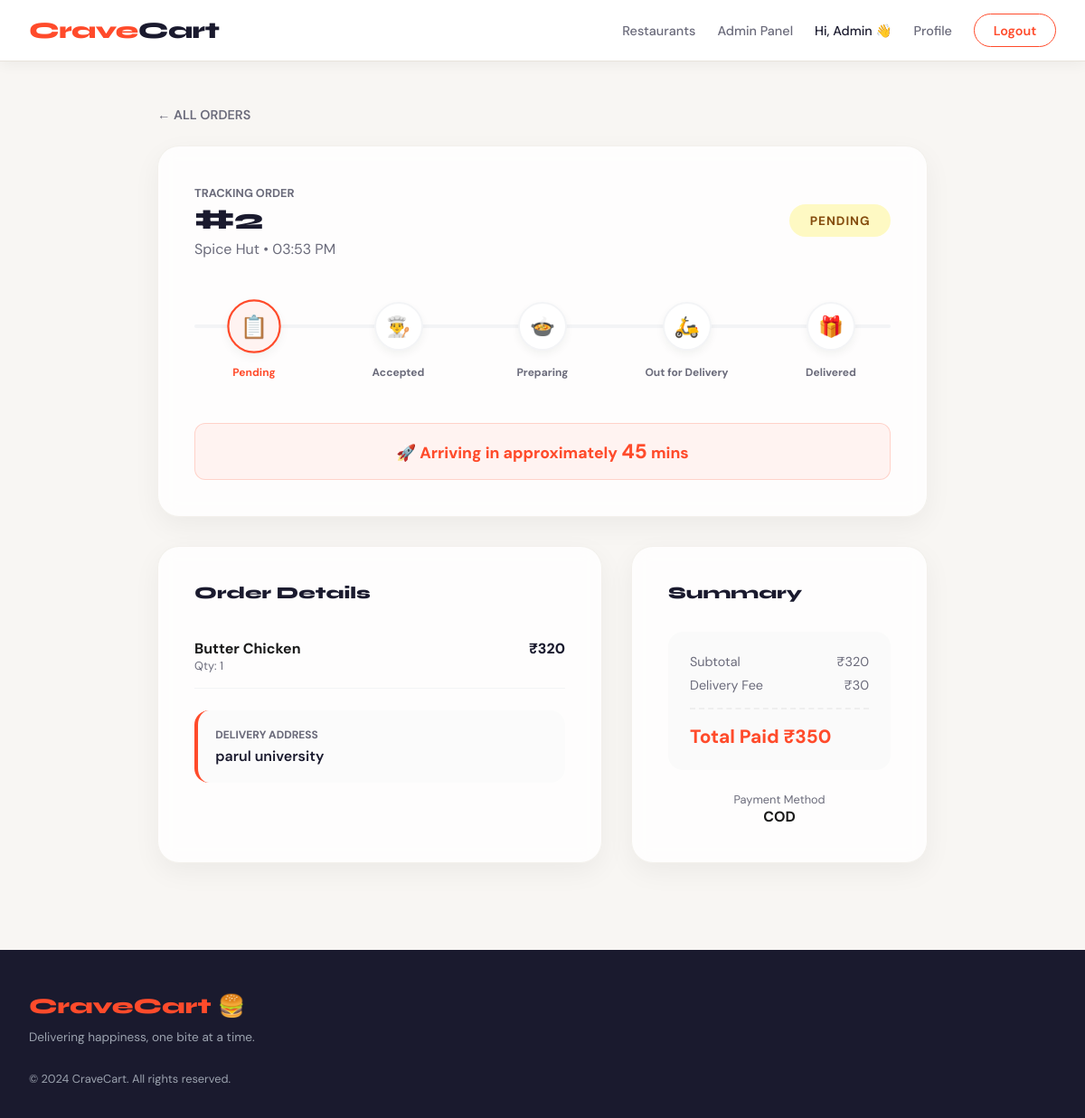
Screenshot of /order/2 (signed in) with the database file from the repository.
### models/user.py (models this page shows, shortened)
class User(db.Model, UserMixin):
    __tablename__ = 'users'
    id = db.Column(db.Integer, primary_key=True)
    name = db.Column(db.String(100), nullable=False)
    email = db.Column(db.String(150), unique=True, nullable=False)
    phone = db.Column(db.String(15), nullable=True)
    password = db.Column(db.String(200), nullable=False)
    role = db.Column(db.String(20), default='customer')  # customer, restaurant_owner, admin
    address = db.Column(db.Text, nullable=True)
    city = db.Column(db.String(100), nullable=True)
    profile_image = db.Column(db.String(300), nullable=True)
    is_active = db.Column(db.Boolean, default=True)
    created_at = db.Column(db.DateTime, default=datetime.utcnow)
    orders = db.relationship('Order', backref='customer', lazy=True, foreign_keys='Order.customer_id')
    restaurant = db.relationship('Restaurant', backref='owner', uselist=False, foreign_keys='Restaurant.owner_id')
    reviews = db.relationship('Review', backref='reviewer', lazy=True)

### models/order.py (models this page shows, shortened)
class Order(db.Model):
    __tablename__ = 'orders'
    id = db.Column(db.Integer, primary_key=True)
    customer_id = db.Column(db.Integer, db.ForeignKey('users.id'), nullable=False)
    restaurant_id = db.Column(db.Integer, db.ForeignKey('restaurants.id'), nullable=False)
    status = db.Column(db.String(30), default='Pending')
    total_amount = db.Column(db.Float, nullable=False)
    delivery_fee = db.Column(db.Float, default=30)
    delivery_address = db.Column(db.Text, nullable=False)
    payment_method = db.Column(db.String(50), default='COD')
    payment_status = db.Column(db.String(20), default='Pending')
    special_instructions = db.Column(db.Text, nullable=True)
    estimated_delivery = db.Column(db.Integer, default=45)  # minutes
    created_at = db.Column(db.DateTime, default=datetime.utcnow)
    updated_at = db.Column(db.DateTime, default=datetime.utcnow, onupdate=datetime.utcnow)
    items = db.relationship('OrderItem', backref='order', lazy=True, cascade='all, delete-orphan')
    STATUS_FLOW = ['Pending', 'Accepted', 'Preparing', 'Out for Delivery', 'Delivered']
    STATUS_COLORS = {
        'Pending': 'warning',
        'Accepted': 'info',
        'Preparing': 'primary',
        'Out for Delivery': 'secondary',
        'Delivered': 'success',
        'Cancelled': 'danger',
        'Rejected': 'danger',
    }

class OrderItem(db.Model):
    __tablename__ = 'order_items'
    id = db.Column(db.Integer, primary_key=True)
    order_id = db.Column(db.Integer, db.ForeignKey('orders.id'), nullable=False)
    food_item_id = db.Column(db.Integer, db.ForeignKey('food_items.id'), nullable=False)
    quantity = db.Column(db.Integer, nullable=False, default=1)
    unit_price = db.Column(db.Float, nullable=False)
    subtotal = db.Column(db.Float, nullable=False)

### models/restaurant.py (models this page shows, shortened)
class Restaurant(db.Model):
    __tablename__ = 'restaurants'
    id = db.Column(db.Integer, primary_key=True)
    name = db.Column(db.String(150), nullable=False)
    owner_id = db.Column(db.Integer, db.ForeignKey('users.id'), nullable=False)
    description = db.Column(db.Text, nullable=True)
    address = db.Column(db.Text, nullable=False)
    city = db.Column(db.String(100), nullable=False)
    cuisine_type = db.Column(db.String(100), nullable=True)
    phone = db.Column(db.String(15), nullable=True)
    email = db.Column(db.String(150), nullable=True)
    image_url = db.Column(db.String(300), nullable=True)
    rating = db.Column(db.Float, default=0.0)
    total_ratings = db.Column(db.Integer, default=0)
    delivery_time = db.Column(db.Integer, default=30)  # minutes
    min_order = db.Column(db.Float, default=0)
    delivery_fee = db.Column(db.Float, default=30)
    is_approved = db.Column(db.Boolean, default=False)
    is_active = db.Column(db.Boolean, default=True)
    opening_time = db.Column(db.String(10), default='09:00')
    closing_time = db.Column(db.String(10), default='22:00')
    created_at = db.Column(db.DateTime, default=datetime.utcnow)
    food_items = db.relationship('FoodItem', backref='restaurant', lazy=True, cascade='all, delete-orphan')
    orders = db.relationship('Order', backref='restaurant', lazy=True)
    reviews = db.relationship('Review', backref='restaurant', lazy=True)

### models/food_item.py (models this page shows, shortened)
class FoodItem(db.Model):
    __tablename__ = 'food_items'
    id = db.Column(db.Integer, primary_key=True)
    name = db.Column(db.String(150), nullable=False)
    restaurant_id = db.Column(db.Integer, db.ForeignKey('restaurants.id'), nullable=False)
    description = db.Column(db.Text, nullable=True)
    price = db.Column(db.Float, nullable=False)
    category = db.Column(db.String(100), nullable=True)  # Veg, Non-Veg, Fast Food, Desserts
    image_url = db.Column(db.String(300), nullable=True)
    is_veg = db.Column(db.Boolean, default=True)
    is_available = db.Column(db.Boolean, default=True)
    rating = db.Column(db.Float, default=0.0)
    is_featured = db.Column(db.Boolean, default=False)
    preparation_time = db.Column(db.Integer, default=15)  # minutes
    created_at = db.Column(db.DateTime, default=datetime.utcnow)
    order_items = db.relationship('OrderItem', backref='food_item', lazy=True)

### routes/customer.py (the view)
@customer.route('/order/<int:order_id>')
@login_required
def order_tracking(order_id):
    order = Order.query.get_or_404(order_id)
    if order.customer_id != current_user.id and current_user.role not in ['admin']:
        flash('Access denied.', 'danger')
        return redirect(url_for('customer.orders'))
    return render_template('customer/order_tracking.html', order=order)

### models/user.py (called while the page is built)
@login_manager.user_loader
def load_user(user_id):
    return User.query.get(int(user_id))

### templates/customer/order_tracking.html (shortened to what this page needs)
{% extends "base.html" %}
{% block content %}
<div class="page-wrap">
    <div style="margin-bottom: 1.5rem;">
        <a href="{{ url_for('customer.orders') }}" style="color: var(--text-muted); text-decoration: none; font-weight: 600; font-size: 0.9rem;">← ALL ORDERS</a>
    </div>
    <div class="glass-card">
        <div class="order-header">
            <div>
                <span style="color: var(--text-muted); font-size: 0.8rem; font-weight: 700; text-transform: uppercase;">Tracking Order</span>
                <div class="order-id">#{{ order.id }}</div>
                <div style="color: var(--text-muted); font-size: 1rem; margin-top: 0.2rem;">{{ order.restaurant.name }} • {{ order.created_at.strftime('%I:%M %p') }}</div>
            </div>
            <span class="status-badge status-{{ order.status.split()[0] }}">{{ order.status }}</span>
        </div>
        {% set steps = ['Pending', 'Accepted', 'Preparing', 'Out for Delivery', 'Delivered'] %}
        {% set icons = ['📋', '👨‍🍳', '🍲', '🛵', '🎁'] %}
        {% set cur_idx = steps.index(order.status) if order.status in steps else 0 %}
        {% set progress_pct = (cur_idx / (steps|length - 1)) * 100 %}
        <div class="tracker-container">
            <div class="tracker-steps">
                {% for step in steps %}
                    {% set i = loop.index0 %}
                    <div class="step {{ 'completed' if i < cur_idx else 'active' if i == cur_idx else '' }}">
                        <div class="step-circle">{{ icons[i] }}</div>
                        <div class="step-label">{{ step }}</div>
                    </div>
                {% endfor %}
            </div>
        </div>
        {% if order.status not in ['Delivered', 'Cancelled', 'Rejected'] %}
        <div style="text-align: center; background: var(--primary-soft); padding: 1rem; border-radius: 12px; border: 1px solid rgba(255, 75, 43, 0.2);">
            <p style="color: var(--primary); font-weight: 800; font-size: 1.1rem; margin: 0;">
                🚀 Arriving in approximately <span style="font-size: 1.4rem;">{{ order.estimated_delivery }}</span> mins
            </p>
        </div>
        {% endif %}
    </div>
    <div class="summary-grid">
        <div class="glass-card">
            <h3 style="font-family: 'Syne', sans-serif; font-weight: 800; margin-bottom: 1.5rem;">Order Details</h3>
            <div class="items-list">
                {% for oi in order.items %}
                <div class="item-row">
                    <div>
                        <span style="font-weight: 700; color: var(--text-main);">{{ oi.food_item.name }}</span>
                        <div style="font-size: 0.8rem; color: var(--text-muted);">Qty: {{ oi.quantity }}</div>
                    </div>
                    <span style="font-weight: 800;">₹{{ oi.subtotal|int }}</span>
                </div>
                {% endfor %}
            </div>
            <div class="delivery-info">
                <div style="font-size: 0.75rem; font-weight: 800; color: var(--text-muted); text-transform: uppercase;">Delivery Address</div>
                <div style="font-weight: 600; margin-top: 0.3rem;">{{ order.delivery_address }}</div>
            </div>
        </div>
        <div class="glass-card">
            <h3 style="font-family: 'Syne', sans-serif; font-weight: 800; margin-bottom: 1.5rem;">Summary</h3>
            <div class="total-section">
                <div class="total-row"><span>Subtotal</span><span>₹{{ order.total_amount|int }}</span></div>
                <div class="total-row"><span>Delivery Fee</span><span>₹{{ order.delivery_fee|int }}</span></div>
                <div class="grand-total">
                    <span>Total Paid</span>
                    <span>₹{{ (order.total_amount + order.delivery_fee)|int }}</span>
                </div>
            </div>
            <div style="margin-top: 1.5rem; text-align: center;">
                <div style="font-size: 0.8rem; color: var(--text-muted);">Payment Method</div>
                <div style="font-weight: 700; color: var(--text-main);">{{ order.payment_method }}</div>
            </div>
        </div>
    </div>
</div>
{% endblock %}

### templates/base.html (shortened to what this page needs)
<!DOCTYPE html>
<html lang="en">
<head>
  <link rel="stylesheet" href="https://cdn.jsdelivr.net/npm/bootstrap-icons@1.11.3/font/bootstrap-icons.min.css">
</head>
<body>
<nav class="navbar">
  <a href="{{ url_for('customer.home') }}" class="nav-brand">Crave<span>Cart</span></a>
  <div class="nav-links">
    <a href="{{ url_for('customer.restaurants') }}" class="nav-link">Restaurants</a>
    {% if current_user.is_authenticated %}
      {% if current_user.role == 'customer' %}
        <a href="{{ url_for('customer.orders') }}" class="nav-link">My Orders</a>
        <a href="{{ url_for('customer.cart') }}" class="nav-cart">
          <i class="bi bi-bag2"></i> Cart
          <span class="cart-badge" id="cart-count">0</span>
        </a>
      {% elif current_user.role == 'restaurant_owner' %}
        <a href="{{ url_for('restaurant.dashboard') }}" class="nav-link">Dashboard</a>
        <a href="{{ url_for('restaurant.orders') }}" class="nav-link">Orders</a>
      {% elif current_user.role == 'admin' %}
        <a href="{{ url_for('admin.dashboard') }}" class="nav-link">Admin Panel</a>
      {% endif %}
      <span class="nav-link" style="color: var(--text);">Hi, {{ current_user.name.split()[0] }} 👋</span>
      <a href="{{ url_for('customer.profile') }}" class="nav-link">Profile</a>
      <a href="{{ url_for('auth.logout') }}" class="btn-outline">Logout</a>
    {% else %}
      <a href="{{ url_for('auth.login') }}" class="nav-link">Login</a>
      <a href="{{ url_for('auth.register') }}" class="btn-primary">Sign Up</a>
    {% endif %}
  </div>
</nav>
{% block content %}{% endblock %}
<footer>
  <div class="footer-brand">CraveCart 🍔</div>
  <p style="margin-top: 0.5rem;">Delivering happiness, one bite at a time.</p>
  <p style="margin-top: 1.5rem; font-size: 0.8rem;">© 2024 CraveCart. All rights reserved.</p>
</footer>
</body>
</html>

### templates/base.html (style rules this page uses)
:root { --brand: #FF4B2B; --brand-dark: #cc3820; --brand-light: #fff3f1; --accent: #FF9900; --dark: #1a1a2e; --surface: #ffffff; --surface-alt: #f8f6f3; --border: #e8e3dc; --text: #1a1a2e; --muted: #6b6b7b; --success: #16a34a; --radius: 16px; --shadow: 0 4px 24px rgba(0,0,0,0.08); }
* { box-sizing: border-box; margin: 0; padding: 0; }
body { font-family: 'DM Sans', sans-serif; background: var(--surface-alt); color: var(--text); min-height: 100vh; }
h1,h2,h3,h4 { font-family: 'Syne', sans-serif; }
.navbar { background: white; border-bottom: 1px solid var(--border); padding: 0 2rem; height: 68px; display: flex; align-items: center; justify-content: space-between; position: sticky; top: 0; z-index: 1000; box-shadow: 0 2px 16px rgba(0,0,0,0.06); }
.nav-brand { font-family: 'Syne', sans-serif; font-size: 1.6rem; font-weight: 800; color: var(--brand); text-decoration: none; letter-spacing: -0.5px; }
.nav-brand span { color: var(--dark); }
.nav-links { display: flex; align-items: center; gap: 1.5rem; }
.nav-link { text-decoration: none; color: var(--muted); font-weight: 500; font-size: 0.9rem; transition: color 0.2s; }
.btn-outline { background: transparent; color: var(--brand); border: 1.5px solid var(--brand); padding: 0.55rem 1.3rem; border-radius: 50px; font-weight: 600; cursor: pointer; text-decoration: none; display: inline-flex; align-items: center; gap: 6px; font-size: 0.9rem; transition: all 0.2s; }
footer { background: var(--dark); color: #9ca3af; padding: 3rem 2rem 2rem; margin-top: 4rem; }
footer .footer-brand { font-family: 'Syne', sans-serif; font-size: 1.5rem; font-weight: 800; color: var(--brand); }
footer p { font-size: 0.85rem; line-height: 1.7; }

### templates/customer/order_tracking.html (style rules this page uses)
:root { --primary: #FF4B2B; --primary-soft: #fff3f1; --text-main: #1a1a1a; --text-muted: #6b6b7b; --bg-glass: rgba(255, 255, 255, 0.8); }
.page-wrap { max-width: 900px; margin: 3rem auto; padding: 0 1.5rem; }
.glass-card { background: var(--bg-glass); backdrop-filter: blur(10px); border: 1px solid rgba(232, 227, 220, 0.5); border-radius: 24px; padding: 2.5rem; margin-bottom: 2rem; box-shadow: 0 10px 30px rgba(0,0,0,0.05); }
.order-header { display: flex; justify-content: space-between; align-items: center; margin-bottom: 2.5rem; }
.order-id { font-family: 'Syne', sans-serif; font-size: 2rem; font-weight: 800; letter-spacing: -0.5px; }
.status-badge { padding: 0.6rem 1.4rem; border-radius: 100px; font-weight: 700; font-size: 0.85rem; text-transform: uppercase; letter-spacing: 1px; }
.status-Pending { background: #fef9c3; color: #854d0e; }
.tracker-container { position: relative; margin: 3rem 0; padding: 0 1rem; }
.tracker-steps { display: flex; justify-content: space-between; position: relative; z-index: 3; }
.step { display: flex; flex-direction: column; align-items: center; width: 100px; }
.step-circle { width: 54px; height: 54px; border-radius: 50%; background: white; border: 2px solid #f3f4f6; display: flex; align-items: center; justify-content: center; font-size: 1.4rem; transition: all 0.4s; box-shadow: 0 4px 10px rgba(0,0,0,0.05); }
.step.active .step-circle { border-color: var(--primary); background: var(--primary-soft); transform: scale(1.1); }
.step-label { margin-top: 1rem; font-size: 0.75rem; font-weight: 700; color: var(--text-muted); text-align: center; }
.step.active .step-label { color: var(--primary); }
.summary-grid { display: grid; grid-template-columns: 1.5fr 1fr; gap: 2rem; }
.items-list { margin-top: 1rem; }
.item-row { display: flex; justify-content: space-between; padding: 1rem 0; border-bottom: 1px solid #f3f4f6; }
.total-section { background: #fafafa; border-radius: 16px; padding: 1.5rem; margin-top: 2rem; }
.total-row { display: flex; justify-content: space-between; margin-bottom: 0.5rem; font-size: 0.9rem; color: var(--text-muted); }
.grand-total { border-top: 2px dashed #eee; margin-top: 1rem; padding-top: 1rem; font-size: 1.3rem; font-weight: 800; color: var(--primary); }
.delivery-info { margin-top: 1.5rem; padding: 1.2rem; background: #fbfbfb; border-radius: 16px; border-left: 4px solid var(--primary); }
.step.active .step-circle { animation: pulse 2s infinite ease-in-out; }

### rows the page displays
User: name "Admin"
Order: id "2", created_at "03:53 PM", status "PENDING", estimated_delivery "45", delivery_address "parul university", total_amount "320", delivery_fee "30", (order.total_amount+order.delivery_fee)|int "350", payment_method "COD"
Restaurant: restaurant.name "Spice Hut"
OrderItem: food_item.name "Butter Chicken", quantity "1", subtotal "320"

### other values shown
{{ icons[i] }} "📋" "👨‍🍳" "🍲" "🛵" "🎁"
{{ step }} "Pending" "Accepted" "Preparing" "Out for Delivery" "Delivered"
